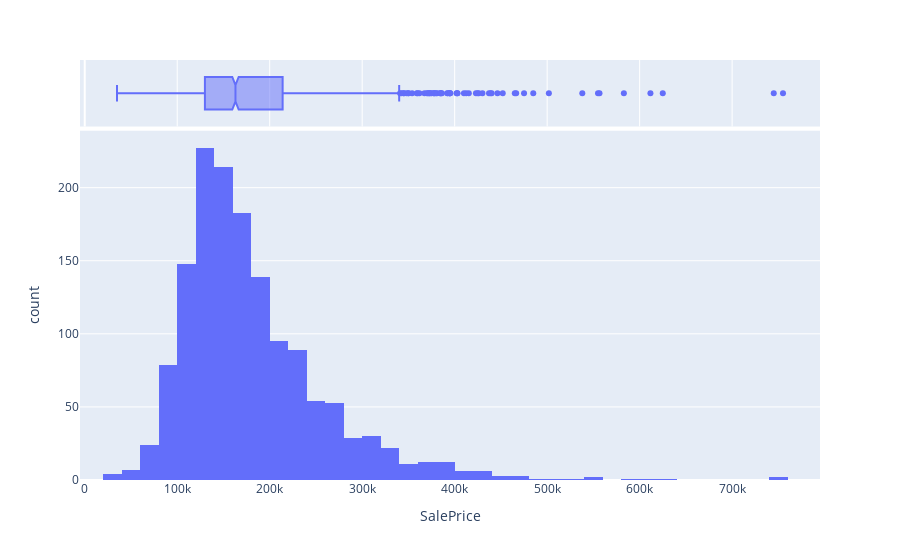

Notebook code cell kept with this figure:
### Code cell
px.histogram(eda_train, x="SalePrice", nbins=60, marginal="box")

### Figure 1 — Plotly figure (JSON) as saved in the notebook; plotly's stock layout.template omitted (floating-point values rounded to 4 significant figures; data arrays with more than 128 entries replaced by an {"elided": "..."} marker saying what was removed)
{"data": [{"alignmentgroup": "True", "bingroup": "x", "hovertemplate": "SalePrice=%{x}<br>count=%{y}<extra></extra>", "legendgroup": "", "marker": {"color": "#636efa", "pattern": {"shape": ""}}, "name": "", "nbinsx": 60, "offsetgroup": "", "orientation": "v", "showlegend": false, "type": "histogram", "x": {"elided": "1460 int values"}, "xaxis": "x", "yaxis": "y"}, {"alignmentgroup": "True", "hovertemplate": "SalePrice=%{x}<extra></extra>", "legendgroup": "", "marker": {"color": "#636efa"}, "name": "", "notched": true, "offsetgroup": "", "showlegend": false, "type": "box", "x": {"elided": "1460 int values"}, "xaxis": "x2", "yaxis": "y2"}], "layout": {"barmode": "relative", "legend": {"tracegroupgap": 0}, "margin": {"t": 60}, "xaxis": {"anchor": "y", "domain": [0, 1], "title": {"text": "SalePrice"}}, "xaxis2": {"anchor": "y2", "domain": [0, 1], "matches": "x", "showgrid": true, "showticklabels": false}, "yaxis": {"anchor": "x", "domain": [0, 0.8316], "title": {"text": "count"}}, "yaxis2": {"anchor": "x2", "domain": [0.8416, 1], "matches": "y2", "showgrid": false, "showline": false, "showticklabels": false, "ticks": ""}}}
